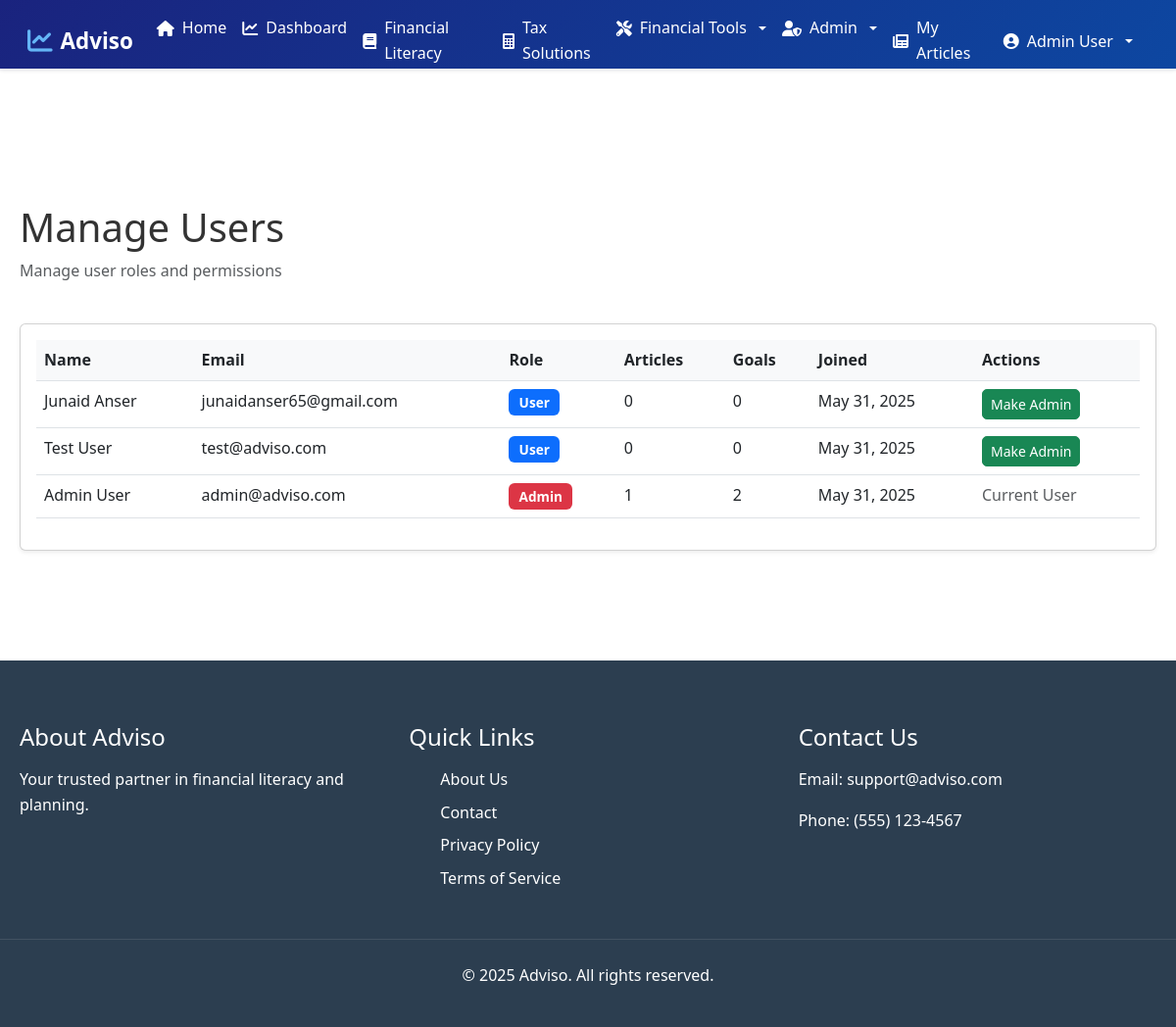
The page /manage-users.php (signed in) on the database its author committed.
### tables this page shows
CREATE TABLE `users` (
  `id` int(11) NOT NULL,
  `name` varchar(100) NOT NULL,
  `email` varchar(255) NOT NULL,
  `password` varchar(255) NOT NULL,
  `role` enum('user','admin') DEFAULT 'user',
  `created_at` timestamp NOT NULL DEFAULT current_timestamp(),
  `updated_at` timestamp NOT NULL DEFAULT current_timestamp() ON UPDATE current_timestamp()
);

### manage-users.php (the view, shortened to what this page needs)
<?php
require_once 'includes/config.php';
include 'includes/header.php';
$users_stmt = $conn->prepare("
    SELECT u.*,
           COUNT(DISTINCT a.id) as article_count,
           COUNT(DISTINCT g.id) as goal_count
    FROM users u
    LEFT JOIN articles a ON u.id = a.author_id
    LEFT JOIN financial_goals g ON u.id = g.user_id
    GROUP BY u.id
    ORDER BY u.created_at DESC
");
$users_stmt->execute();
$users_result = $users_stmt->get_result();
?>
<div class="container py-5">
    <div class="row mb-4">
        <div class="col">
            <h1>Manage Users</h1>
            <p class="text-muted">Manage user roles and permissions</p>
        </div>
    </div>
    <div class="row">
        <div class="col">
            <div class="card shadow-sm">
                <div class="card-body">
                    <div class="table-responsive">
                        <table class="table table-hover">
                            <thead>
                                <tr>
                                    <th>Name</th>
                                    <th>Email</th>
                                    <th>Role</th>
                                    <th>Articles</th>
                                    <th>Goals</th>
                                    <th>Joined</th>
                                    <th>Actions</th>
                                </tr>
                            </thead>
                            <tbody>
                                <?php while ($user = $users_result->fetch_assoc()): ?>
                                    <tr>
                                        <td><?php echo htmlspecialchars($user['name']); ?></td>
                                        <td><?php echo htmlspecialchars($user['email']); ?></td>
                                        <td>
                                            <span class="badge bg-<?php echo $user['role'] === 'admin' ? 'danger' : 'primary'; ?>">
                                                <?php echo ucfirst($user['role']); ?>
                                            </span>
                                        </td>
                                        <td><?php echo $user['article_count']; ?></td>
                                        <td><?php echo $user['goal_count']; ?></td>
                                        <td><?php echo date('M d, Y', strtotime($user['created_at'])); ?></td>
                                        <td>
                                            <?php if ($user['id'] !== $_SESSION['user_id']): ?>
                                                <?php if ($user['role'] === 'admin'): ?>
                                                    <form method="POST" class="d-inline" onsubmit="return confirm('Are you sure you want to remove admin privileges from this user?');">
                                                        <input type="hidden" name="user_id" value="<?php echo $user['id']; ?>">
                                                        <input type="hidden" name="action" value="remove_admin">
                                                        <button type="submit" class="btn btn-warning btn-sm">
                                                            Remove Admin
                                                        </button>
                                                    </form>
                                                <?php else: ?>
                                                    <form method="POST" class="d-inline" onsubmit="return confirm('Are you sure you want to make this user an admin?');">
                                                        <button type="submit" class="btn btn-success btn-sm">
                                                            Make Admin
                                                        </button>
                                                    </form>
                                                <?php endif; ?>
                                            <?php else: ?>
                                                <span class="text-muted">Current User</span>
                                            <?php endif; ?>
                                        </td>
                                    </tr>
                                <?php endwhile; ?>
                            </tbody>
                        </table>
                    </div>
                </div>
            </div>
        </div>
    </div>
</div>
<?php include 'includes/footer.php'; ?>

### assets/css/style.css (style rules this page uses)
* { margin: 0; padding: 0; box-sizing: border-box; }
body { font-family: 'Segoe UI', Tahoma, Geneva, Verdana, sans-serif; line-height: 1.6; color: #333; padding-top: 90px; min-height: 100vh; }
.container { max-width: 1200px; margin: 0 auto; padding: 30px 20px; }
.btn { display: inline-block; padding: 0.8rem 1.5rem; border-radius: 5px; text-decoration: none; font-weight: 500; transition: all 0.3s ease; }

### includes/header.php (style rules this page uses)
body { margin-top: 70px; }

### manage-users.php (style rules this page uses)
.table th { background-color: #f8f9fa; }
.badge { font-size: 0.85em; padding: 0.5em 0.75em; }
.btn-sm { padding: 0.25rem 0.5rem; font-size: 0.875rem; }

### rows shown on the page
users: name "Junaid Anser", email "junaidanser65@gmail.com", role "User", article_count "0", goal_count "0", created_at "May 31, 2025"
users: name "Test User", email "test@adviso.com", role "User", article_count "0", goal_count "0", created_at "May 31, 2025"
users: name "Admin User", email "admin@adviso.com", role "Admin", article_count "1", goal_count "2", created_at "May 31, 2025", shows "Current User"

### other values the page prints
$_SESSION['name'] "Admin User"
